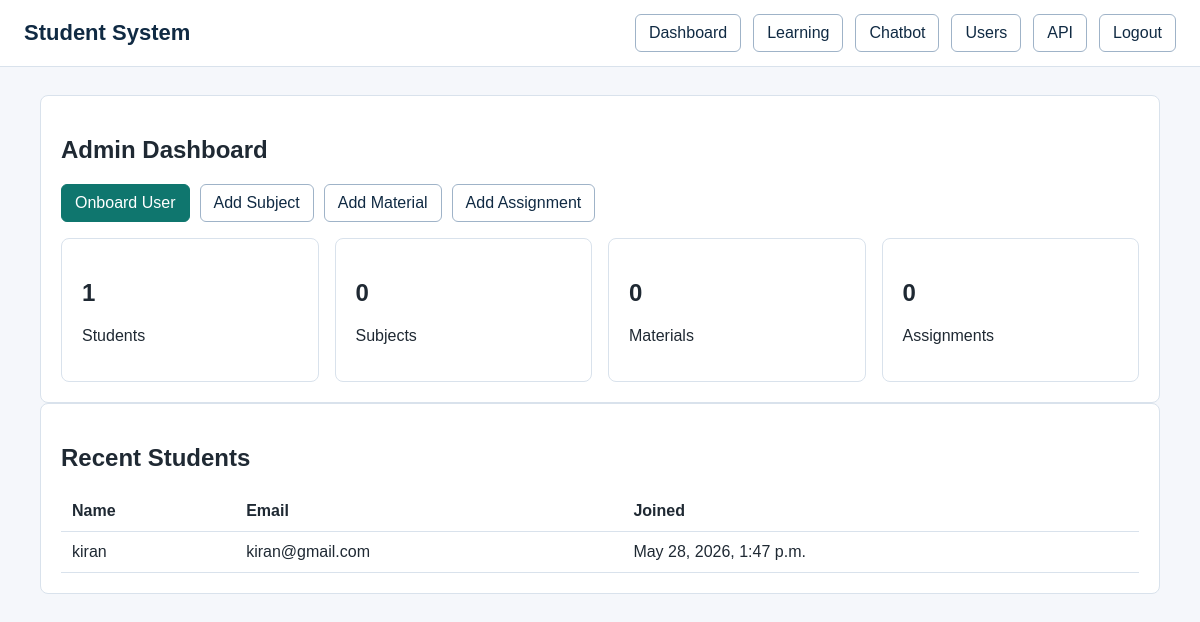
The page /accounts/dashboard/admin/ (signed in) on the database as committed earlier.
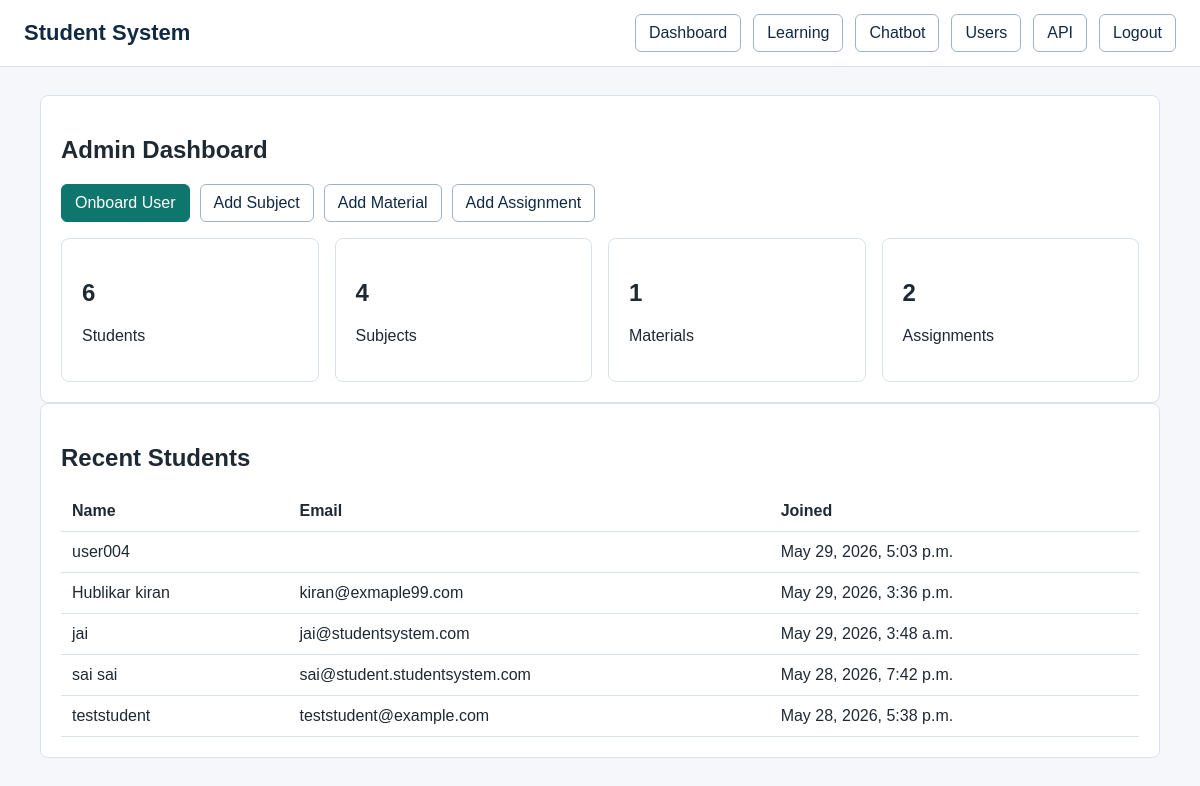
The same page on the database as committed later.
### accounts/models.py (models this page shows, shortened)
class User(AbstractUser):
    class Roles(models.TextChoices):
        SUPER_ADMIN = 'SUPER_ADMIN', 'Super Admin'
        STUDENT = 'STUDENT', 'Student'
        FACULTY = 'FACULTY', 'Faculty'
        ADMIN = 'ADMIN', 'Admin'
        PARENT = 'PARENT', 'Parent'
    email = models.EmailField(unique=True)
    role = models.CharField(
        max_length=30, choices=Roles.choices, default=Roles.STUDENT)
    phone_number = models.CharField(max_length=15, blank=True, null=True)
    profile_picture = models.ImageField(
        upload_to='profiles/', blank=True, null=True)
    is_verified = models.BooleanField(default=False)
    created_at = models.DateTimeField(auto_now_add=True)
    updated_at = models.DateTimeField(auto_now=True)
    def is_admin_role(self):
        return self.role in [self.Roles.ADMIN, self.Roles.SUPER_ADMIN] or self.is_superuser

### accounts/views.py (the view)
# urls.py: path("dashboard/admin/", views.admin_dashboard, name="admin_dashboard"),
@login_required
def admin_dashboard(request):
    if not request.user.is_admin_role():
        return redirect('accounts:student_dashboard')
    context = {
        'student_count': User.objects.filter(role=User.Roles.STUDENT).count(),
        'subject_count': Subject.objects.count(),
        'material_count': StudyMaterials.objects.count(),
        'assignment_count': Assignment.objects.count(),
        'recent_students': User.objects.filter(role=User.Roles.STUDENT).order_by('-created_at')[:5],
    }
    return render(request, 'accounts/admin_dashboard.html', context)

### templates/accounts/admin_dashboard.html (shortened to what this page needs)
{% extends 'includes/base.html' %}
{% block content %}
<section class="panel">
    <h1>Admin Dashboard</h1>
    <div class="actions">
        <a class="button primary" href="{% url 'accounts:user_create' %}">Onboard User</a>
        <a class="button" href="{% url 'learning:subject_create' %}">Add Subject</a>
        <a class="button" href="{% url 'learning:material_create' %}">Add Material</a>
        <a class="button" href="{% url 'learning:assignment_create' %}">Add Assignment</a>
    </div>
    <div class="grid">
        <div class="card"><h2>{{ student_count }}</h2><p>Students</p></div>
        <div class="card"><h2>{{ subject_count }}</h2><p>Subjects</p></div>
        <div class="card"><h2>{{ material_count }}</h2><p>Materials</p></div>
        <div class="card"><h2>{{ assignment_count }}</h2><p>Assignments</p></div>
    </div>
</section>
<section class="panel">
    <h2>Recent Students</h2>
    <div class="table-wrap">
        <table>
            <tr><th>Name</th><th>Email</th><th>Joined</th></tr>
            {% for student in recent_students %}
                <tr>
                    <td>{{ student.get_full_name|default:student.username }}</td>
                    <td>{{ student.email }}</td>
                    <td>{{ student.created_at }}</td>
                </tr>
            {% empty %}
                <tr><td colspan="3">No students yet.</td></tr>
            {% endfor %}
        </table>
    </div>
</section>
{% endblock %}

Rows that differ between the two databases and show on the page:
no longer on this page (row edited): User: get_full_name "kiran", email "kiran@gmail.com", created_at "May 28, 2026, 1:47 p.m."
added User: get_full_name "user004", created_at "May 29, 2026, 5:03 p.m."
added User: get_full_name "Hublikar kiran", email "kiran@exmaple99.com", created_at "May 29, 2026, 3:36 p.m."
added User: get_full_name "jai", email "jai@studentsystem.com", created_at "May 29, 2026, 3:48 a.m."
added User: get_full_name "sai sai", email "sai@student.studentsystem.com", created_at "May 28, 2026, 7:42 p.m."
added User: get_full_name "teststudent", email "teststudent@example.com", created_at "May 28, 2026, 5:38 p.m."
Other text that changed with them:
{{ student_count }}: "1" → "6"
{{ subject_count }}: "0" → "4"
{{ material_count }}: "0" → "1"
{{ assignment_count }}: "0" → "2"
